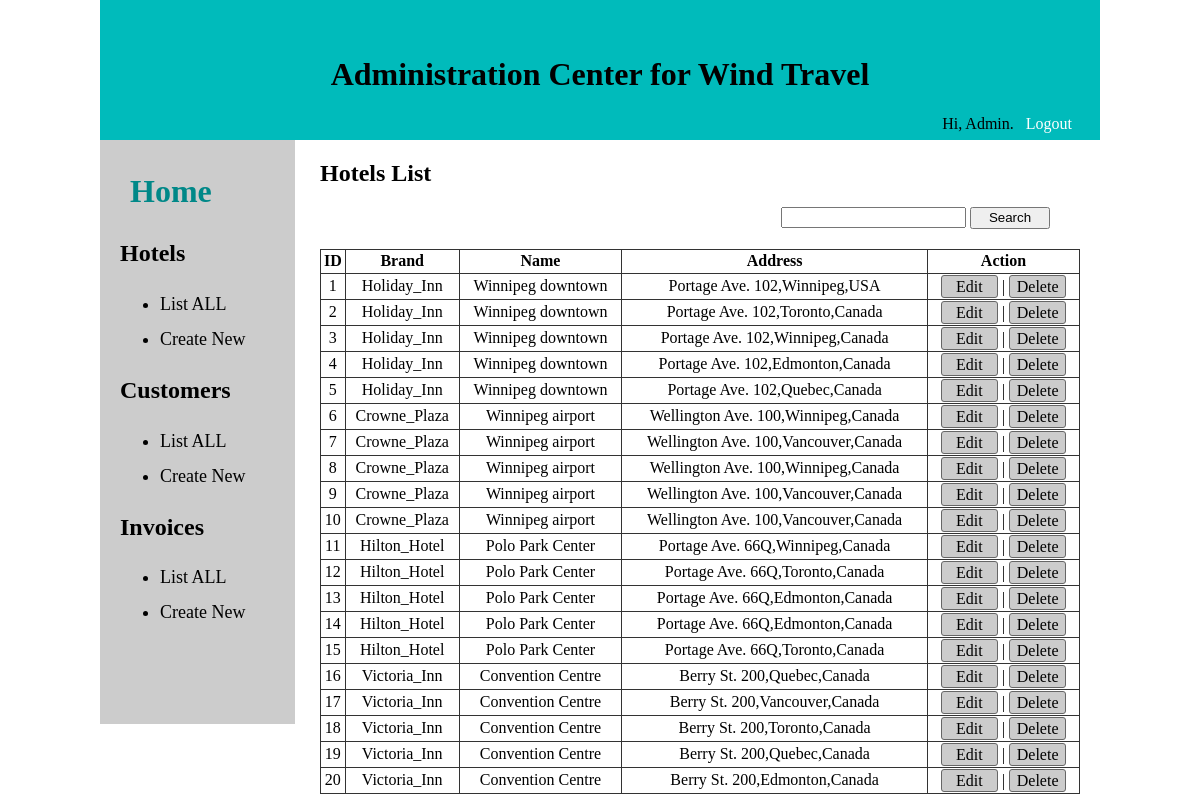
Screenshot of /admin/public/product.php (signed in) with the database file from the repository.
### tables this page shows
CREATE TABLE IF NOT EXISTS `hotel` (
  `hotel_id` int(11) NOT NULL AUTO_INCREMENT,
  `hotel_brand` varchar(255) DEFAULT NULL,
  `hotel_name` varchar(255) DEFAULT NULL,
  `room` char(10) DEFAULT NULL,
  `bed` char(10) DEFAULT NULL,
  `adults` char(10) DEFAULT NULL,
  `children` char(10) DEFAULT NULL,
  `phone` varchar(255) DEFAULT NULL,
  `street` text DEFAULT NULL,
  `city` varchar(255) DEFAULT NULL,
  `country` varchar(255) DEFAULT NULL,
  `postal` varchar(255) DEFAULT NULL,
  `rank` char(10) DEFAULT NULL,
  `price` float DEFAULT NULL,
  `description` longtext DEFAULT NULL,
  `breakfast_included` enum('yes','no') DEFAULT NULL,
  `smoke_permit` enum('yes','no') DEFAULT NULL,
  `image` varchar(255) DEFAULT NULL,
  `on_maintain` enum('yes','no') DEFAULT NULL,
  `log` longtext DEFAULT NULL,
  `deleted` tinyint(1) DEFAULT NULL,
  `created_at` datetime NOT NULL DEFAULT current_timestamp(),
  `updated_at` datetime DEFAULT NULL,
  PRIMARY KEY (`hotel_id`)
);

### public/admin/model/model.php (called while the page is built, shortened)
<?php
function getHotels($dbh)
{
	$query = "SELECT
    hotel_id,
	hotel_brand,
    hotel_name,
    room,
    bed,
    adults,
    children,
    street,
    city,
    country,
    postal,
    phone,
    rank,
    price,
    description,
    breakfast_included,
    smoke_permit,
    image
	FROM
	hotel
    where deleted='0'";
	$stmt = $dbh->prepare($query);
	$stmt->execute();
	return $stmt->fetchAll(PDO::FETCH_ASSOC);
}

### public/admin/public/product.php (the view, shortened to what this page needs)
<?php
require ('../database/connect_db.inc.php');
require ('../model/model.php');
if(!empty($_GET['s'])) {
  $hotels=search($dbh,$_GET['s']);
}else{
  $hotels=getHotels($dbh);
}
?>
<?php require '../includes/header.inc.php'?>
  <div id="content"  style="margin-left: 220px;">
      <h2 id="title">Hotels List</h2>
      <div id="search">
        <form id="search_form" method="get" >
            <input id="key_word" type="text" onkeyup="showList(this.value)"/>
            <button id="button" type="submit">Search</button>
        </form>
      </div>
      <table>
        <tr>
          <th>ID</th>
          <th>Brand</th>
          <th>Name</th>
          <th>Address</th>
          <th>Action</th>
        </tr>
        <?php foreach($hotels as $hotel):?>
        <tr>
          <td><?=$hotel['hotel_id']?></td>
          <td><?=$hotel['hotel_brand']?></td>
          <td><?=$hotel['hotel_name']?></td>
          <td><?=$hotel['street']?>,<?=$hotel['city']?>,<?=$hotel['country']?></td>
          <td><a class="button" href="product_edt.php?hotel_id=<?=$hotel['hotel_id']?>">Edit</a> |
              <a class="button" href="product_del.php?hotel_id=<?=$hotel['hotel_id']?>">Delete</a></td>
        </tr>
        <?php endforeach;?>
      </table>
  </div>
</body>
</html>

### public/admin/includes/header.inc.php (style rules this page uses)
body { width: 1000px; margin: 0 auto; }

### public/admin/public/product.php (style rules this page uses)
table { width: 760px; border-collapse: collapse; text-align: center; }
tr,th,td { border: 1px solid #333; height: 21px; }
.button { display: inline-block; border: 1px solid #666; background: #ccc; width: 55px; height: 19px; padding-top: 2px; border-radius: 3px 3px; }
a { text-decoration: none; color: #000; }
#search { margin-bottom: 20px; float: right; margin-right: 50px; position: relative; }
#button { height: 22px; width: 80px; }

### rows the page displays
hotel: hotel_id "1", hotel_brand "Holiday_Inn", hotel_name "Winnipeg downtown", street "Portage Ave. 102", city "Winnipeg", country "USA"
hotel: hotel_id "2", hotel_brand "Holiday_Inn", hotel_name "Winnipeg downtown", street "Portage Ave. 102", city "Toronto", country "Canada"
hotel: hotel_id "3", hotel_brand "Holiday_Inn", hotel_name "Winnipeg downtown", street "Portage Ave. 102", city "Winnipeg", country "Canada"
hotel: hotel_id "4", hotel_brand "Holiday_Inn", hotel_name "Winnipeg downtown", street "Portage Ave. 102", city "Edmonton", country "Canada"
hotel: hotel_id "5", hotel_brand "Holiday_Inn", hotel_name "Winnipeg downtown", street "Portage Ave. 102", city "Quebec", country "Canada"
hotel: hotel_id "6", hotel_brand "Crowne_Plaza", hotel_name "Winnipeg airport", street "Wellington Ave. 100", city "Winnipeg", country "Canada"
hotel: hotel_id "7", hotel_brand "Crowne_Plaza", hotel_name "Winnipeg airport", street "Wellington Ave. 100", city "Vancouver", country "Canada"
hotel: hotel_id "8", hotel_brand "Crowne_Plaza", hotel_name "Winnipeg airport", street "Wellington Ave. 100", city "Winnipeg", country "Canada"
hotel: hotel_id "9", hotel_brand "Crowne_Plaza", hotel_name "Winnipeg airport", street "Wellington Ave. 100", city "Vancouver", country "Canada"
hotel: hotel_id "10", hotel_brand "Crowne_Plaza", hotel_name "Winnipeg airport", street "Wellington Ave. 100", city "Vancouver", country "Canada"
hotel: hotel_id "11", hotel_brand "Hilton_Hotel", hotel_name "Polo Park Center", street "Portage Ave. 66Q", city "Winnipeg", country "Canada"
hotel: hotel_id "12", hotel_brand "Hilton_Hotel", hotel_name "Polo Park Center", street "Portage Ave. 66Q", city "Toronto", country "Canada"
hotel: hotel_id "13", hotel_brand "Hilton_Hotel", hotel_name "Polo Park Center", street "Portage Ave. 66Q", city "Edmonton", country "Canada"
hotel: hotel_id "14", hotel_brand "Hilton_Hotel", hotel_name "Polo Park Center", street "Portage Ave. 66Q", city "Edmonton", country "Canada"
hotel: hotel_id "15", hotel_brand "Hilton_Hotel", hotel_name "Polo Park Center", street "Portage Ave. 66Q", city "Toronto", country "Canada"
hotel: hotel_id "16", hotel_brand "Victoria_Inn", hotel_name "Convention Centre", street "Berry St. 200", city "Quebec", country "Canada"
hotel: hotel_id "17", hotel_brand "Victoria_Inn", hotel_name "Convention Centre", street "Berry St. 200", city "Vancouver", country "Canada"
hotel: hotel_id "18", hotel_brand "Victoria_Inn", hotel_name "Convention Centre", street "Berry St. 200", city "Toronto", country "Canada"
hotel: hotel_id "19", hotel_brand "Victoria_Inn", hotel_name "Convention Centre", street "Berry St. 200", city "Quebec", country "Canada"
hotel: hotel_id "20", hotel_brand "Victoria_Inn", hotel_name "Convention Centre", street "Berry St. 200", city "Edmonton", country "Canada"
